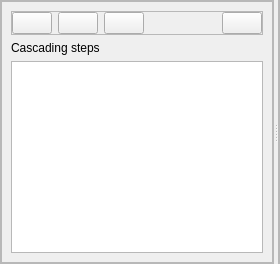
          <widget class="QWidget" name="GridSectionTab">
           <attribute name="icon">
            <iconset resource="icons.qrc">
             <normaloff>:/Icons/white_icons/grid_icon.svg</normaloff>:/Icons/white_icons/grid_icon.svg</iconset>
           </attribute>
           <attribute name="title">
            <string>Grid</string>
           </attribute>
           <layout class="QHBoxLayout" name="horizontalLayout_5">
            <property name="leftMargin">
             <number>0</number>
            </property>
            <property name="topMargin">
             <number>0</number>
            </property>
            <property name="rightMargin">
             <number>0</number>
            </property>
            <property name="bottomMargin">
             <number>0</number>
            </property>
            <item>
             <widget class="QSplitter" name="cascade_grid_splitter">
              <property name="orientation">
               <enum>Qt::Horizontal</enum>
              </property>
              <widget class="QFrame" name="cascade_menu">
               <property name="frameShape">
                <enum>QFrame::StyledPanel</enum>
               </property>
               <property name="frameShadow">
                <enum>QFrame::Raised</enum>
               </property>
               <layout class="QVBoxLayout" name="verticalLayout_3">
                <property name="leftMargin">
                 <number>0</number>
                </property>
                <property name="topMargin">
                 <number>0</number>
                </property>
                <property name="rightMargin">
                 <number>0</number>
                </property>
                <property name="bottomMargin">
                 <number>0</number>
                </property>
                <item>
                 <layout class="QVBoxLayout" name="verticalLayout_2">
                  <item>
                   <widget class="QFrame" name="frame_10">
                    <property name="frameShape">
                     <enum>QFrame::StyledPanel</enum>
                    </property>
                    <property name="frameShadow">
                     <enum>QFrame::Raised</enum>
                    </property>
                    <layout class="QVBoxLayout" name="verticalLayout_5">
                     <item>
                      <widget class="QFrame" name="frame_11">
                       <property name="frameShape">
                        <enum>QFrame::StyledPanel</enum>
                       </property>
                       <property name="frameShadow">
                        <enum>QFrame::Raised</enum>
                       </property>
                       <layout class="QHBoxLayout" name="horizontalLayout_3">
                        <property name="leftMargin">
                         <number>0</number>
                        </property>
                        <property name="topMargin">
                         <number>0</number>
                        </property>
                        <property name="rightMargin">
                         <number>0</number>
                        </property>
                        <property name="bottomMargin">
                         <number>0</number>
                        </property>
                        <item>
                         <widget class="QPushButton" name="run_cascade_pushButton">
                          <property name="toolTip">
                           <string>Run complete cascading process</string>
                          </property>
                          <property name="text">
                           <string/>
                          </property>
                          <property name="icon">
                           <iconset resource="icons.qrc">
                            <normaloff>:/Icons/white_icons/run_cascade.svg</normaloff>:/Icons/white_icons/run_cascade.svg</iconset>
                          </property>
                         </widget>
                        </item>
                        <item>
                         <widget class="QPushButton" name="run_cascade_step_pushButton">
                          <property name="toolTip">
                           <string>Run next cascading state</string>
                          </property>
                          <property name="text">
                           <string/>
                          </property>
                          <property name="icon">
                           <iconset resource="icons.qrc">
                            <normaloff>:/Icons/white_icons/run_cascade_step.svg</normaloff>:/Icons/white_icons/run_cascade_step.svg</iconset>
                          </property>
                         </widget>
                        </item>
                        <item>
                         <widget class="QPushButton" name="copy_cascade_step_pushButton">
                          <property name="toolTip">
                           <string>Copy cascade state to normal grid state</string>
                          </property>
                          <property name="text">
                           <string/>
                          </property>
                          <property name="icon">
                           <iconset resource="icons.qrc">
                            <normaloff>:/Icons/white_icons/copy.svg</normaloff>:/Icons/white_icons/copy.svg</iconset>
                          </property>
                         </widget>
                        </item>
                        <item>
                         <spacer name="horizontalSpacer_2">
                          <property name="orientation">
                           <enum>Qt::Horizontal</enum>
                          </property>
                          <property name="sizeHint" stdset="0">
                           <size>
                            <width>40</width>
                            <height>20</height>
                           </size>
                          </property>
                         </spacer>
                        </item>
                        <item>
                         <widget class="QPushButton" name="clear_cascade_pushButton">
                          <property name="text">
                           <string/>
                          </property>
                          <property name="icon">
                           <iconset resource="icons.qrc">
                            <normaloff>:/Icons/white_icons/delete.svg</normaloff>:/Icons/white_icons/delete.svg</iconset>
                          </property>
                         </widget>
                        </item>
                       </layout>
                      </widget>
                     </item>
                     <item>
                      <widget class="QLabel" name="label_27">
                       <property name="text">
                        <string>Cascading steps</string>
                       </property>
                      </widget>
                     </item>
                     <item>
                      <widget class="QTableView" name="cascade_tableView"/>
                     </item>
                    </layout>
                   </widget>
                  </item>
                 </layout>
                </item>
               </layout>
              </widget>
              <widget class="QFrame" name="frame_6">
               <property name="frameShape">
                <enum>QFrame::StyledPanel</enum>
               </property>
               <property name="frameShadow">
                <enum>QFrame::Raised</enum>
               </property>
               <layout class="QHBoxLayout" name="horizontalLayout_6">
                <property name="leftMargin">
                 <number>0</number>
                </property>
                <property name="topMargin">
                 <number>0</number>
                </property>
                <property name="rightMargin">
                 <number>0</number>
                </property>
                <property name="bottomMargin">
                 <number>0</number>
                </property>
                <item>
                 <layout class="QHBoxLayout" name="schematic_layout"/>
                </item>
               </layout>
              </widget>
             </widget>
            </item>
           </layout>
          </widget>
